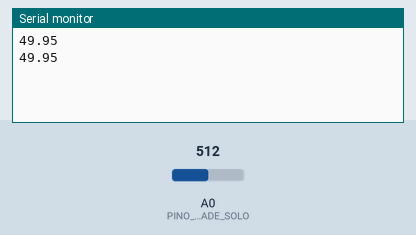
Simulated run of this sketch. Board: Arduino Uno, built with avr-gcc and run on an emulated ATmega328P. Shown: the last lines printed to the serial monitor. The test bench sets the inputs (shaded band); at power-on: A0 (PINO_SENSOR_UMIDADE_SOLO) = 512.

Above: at 2.8 s.
2.9 s: A0 (PINO_SENSOR_UMIDADE_SOLO) set to 716
At 5.2 s:
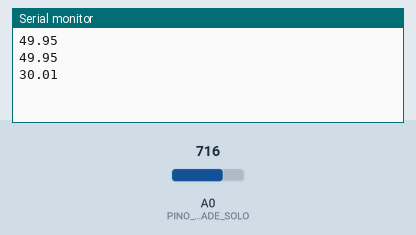
5.6 s: A0 (PINO_SENSOR_UMIDADE_SOLO) set to 900
At 6.7 s:
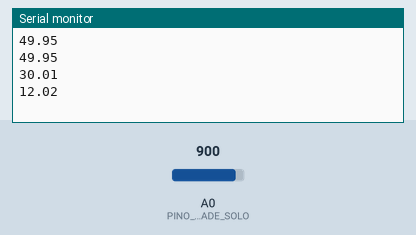
Timing chart, 0 to 8.6 s (numbered marks = the images above; inputs shaded):
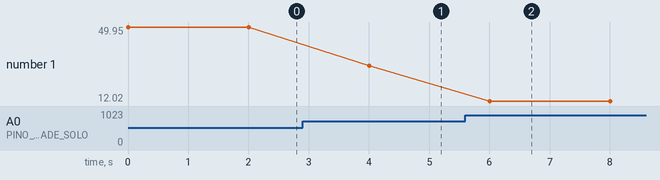

Measured:
- after the input at 2.9 s, the serial monitor: prints a new line after 1.1 s (image 1)
- after the input at 5.6 s, the serial monitor: prints a new line after 0.40 s (image 2)
- plotted number 1: 49.95 → 30.01 after the input at 2.9 s, 30.01 → 12.02 after the input at 5.6 s

The sketch:

codigo_Arduino.ino
```cpp
const int PINO_SENSOR_UMIDADE_SOLO = A0;

void setup() {
  Serial.begin(9600);
  pinMode(PINO_SENSOR_UMIDADE_SOLO, INPUT);
}

void loop() {
  int leituraSensor = analogRead(PINO_SENSOR_UMIDADE_SOLO);

  float porcentagemUmidade = 100 - (leituraSensor / 1023.0) * 100;

  Serial.println(porcentagemUmidade);

  delay(2000);
}
```
